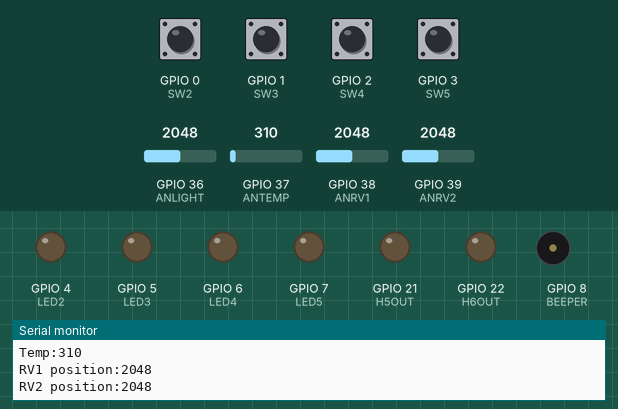
A sketch run on a simulated ESP32. Shown: output pins drawn as LEDs (lit = HIGH), buzzer (waves = sounding), the last lines printed to the serial monitor. The inputs (shaded band) are chosen by the test bench; at power-on: GPIO 0 (SW2), GPIO 1 (SW3), GPIO 2 (SW4), GPIO 3 (SW5) HIGH, GPIO 36 (ANLIGHT) = 2048, GPIO 37 (ANTEMP) = 310, GPIO 38 (ANRV1) = 2048, GPIO 39 (ANRV2) = 2048.

Above: at 1.2 s.
1.3 s: GPIO 0 (SW2) pulled LOW for 0.25 s
At 1.48 s:
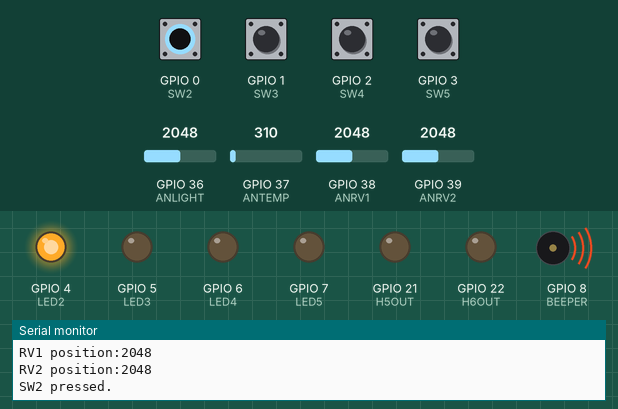
3.1 s: GPIO 1 (SW3) pulled LOW for 0.25 s
At 3.26 s:
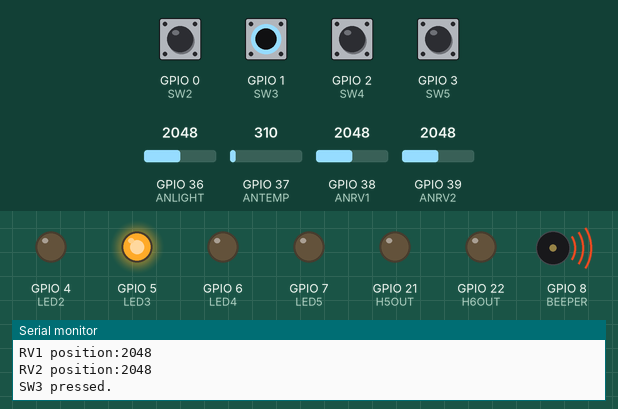
4.8 s: GPIO 2 (SW4) pulled LOW for 0.25 s
At 5.02 s:
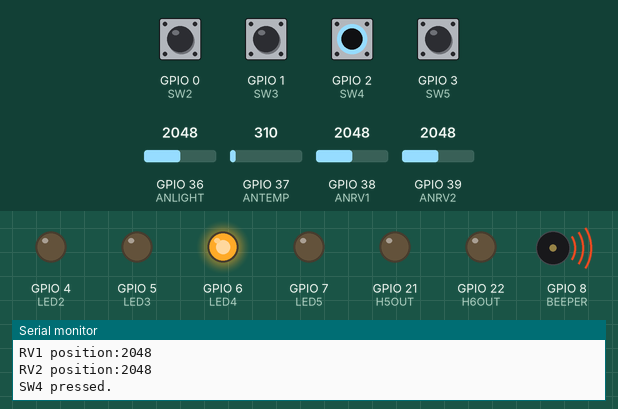
6.5 s: GPIO 3 (SW5) pulled LOW for 0.25 s
At 6.72 s:
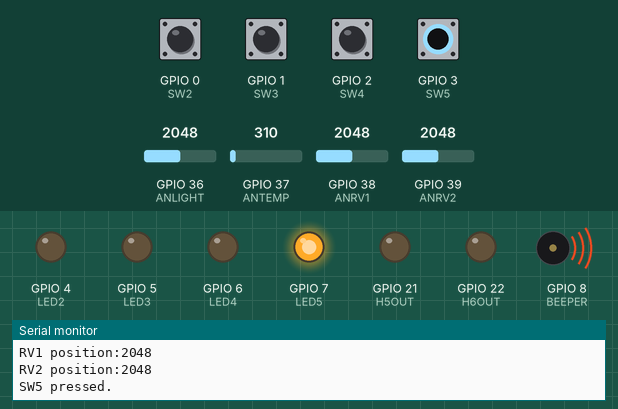
8.2 s: GPIO 0 (SW2) pulled LOW for 1 s
At 9.1 s:
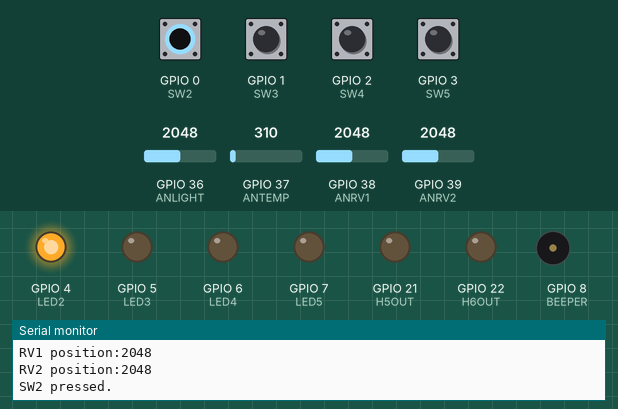
10.7 s: GPIO 1 (SW3) pulled LOW for 1 s
At 11.6 s:
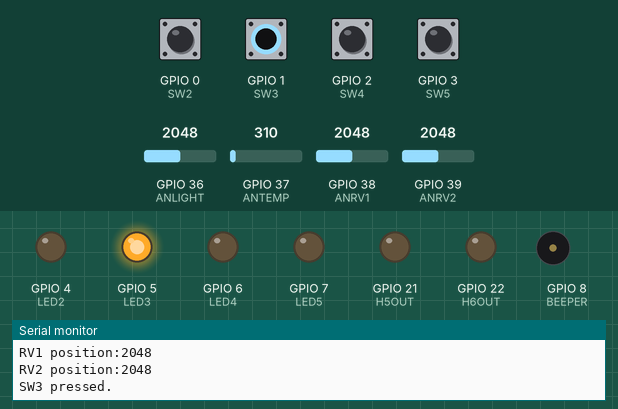
Timing chart, 0 to 13.7 s (numbered marks = the images above; inputs shaded):
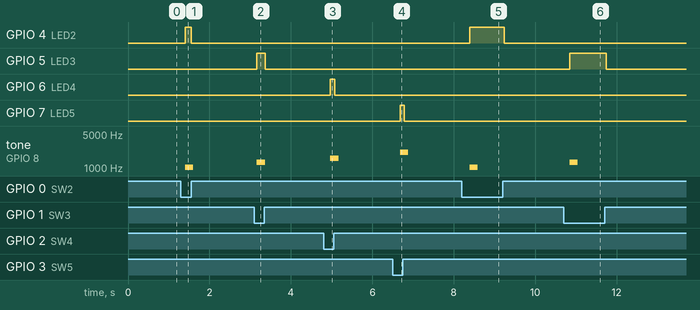

The sketch:

BEAPER-Nano-IO-Test.ino
```cpp
 /*
 Project:   BEAPER-Nano-IO-Test
 Date:      August 12, 2024

 Test on-board BEAPER Nano I/O devices, plus starter robot functions.
*/

// BEAPER I/O (input/output) pin settings
// Define BEAPER pins used for human interface devices
const int SW2 = 0;            // Pushbuttons
const int SW3 = 1;
const int SW4 = 2;
const int SW5 = 3;

const int LED2 = 4;           // LEDs
const int LED3 = 5;
const int LED4 = 6;
const int LED5 = 7;

const int BEEPER = 8;         // Piezo beeper LS1

const int M1A = 4;            // Motor driver outputs (I/O pins shared with LEDs)
const int M1B = 5;
const int M2A = 6;
const int M2B = 7;

const int H1 = 21;            // 3.3V Analog header pins (shared with 5V digital output pins)
const int H2 = 23;
const int TRIG = 23;          // SONAR module TRIG pin
const int H3 = 24;
const int ECHO = 24;          // SONAR module ECHO pin
const int H4 = 22;

const int H5OUT = 21;         // 5V Digital/Servo output header pins (Same as 3.3V Analog header pins)
const int H6OUT = 22;
const int H7OUT = 23;
const int H8OUT = 24;

// Define BEAPER Analog input devices. Each analog input device is defined by both a mnemonic and
// its part reference: e.g. ANLIGHT/ANQ4 both refer to ambient light sensor Q4.
// Use jumpers JP1-JP4 to secect between pairs of analog input devices.
const int ANLIGHT = A0;       // ANLIGHT = AN(alog) ambient LIGHT sensor Q4
const int ANQ4 = A0;          // Analog phototransistor Q4 (same as above)
const int ANLFLOOR = A0;      // ANLFLOOR = AN(alog) L(eft) FLOOR sensor Q1
const int ANQ1 = A0;          // Floor sensor phototransistor Q1 on left sensor module (same as above)

const int ANTEMP = A1;        // ANTEMP = AN(alog) TEMP(erature) sensor U4
const int ANU4 = A1;          // Analog temperature sensor U4
const int ANLLINE  = A1;      // ANLLINE = AN(alog) L(eft) LINE sensor Q2
const int ANQ2 = A1;          // Left line sensor phototransistor Q2 on right sensor module

const int ANLPOT = A2;        // ANLPOT = AN(alaog) L(eft) POT(entiometer) RV1
const int ANRV1 = A2;         // Analog left potentiometer RV1
const int ANRFLOOR = A2;      // ANRFLOOR = AN(alog) R(ight) FLOOR sensor Q3
const int ANRLINE = A2;       // ANRLINE = AN(alog) R(ight) LINE sensor Q3
const int ANQ3 = A2;          // Right line/floor sensor phototransistor Q3 on right sensor module

const int ANRPOT = A3;        // ANRPOT = AN(alog) R(ight) POT(entiometer) RV2
const int ANRV2 = A3;         // Analog right potentiometer RV2
const int ANVDIV = A3;        // ANVDIV = AN(alog) battery V(oltage) DIV(ider) - R25 & R26
const int ANVBATT = A3;       // ANVBATT = AN(alog) V(oltage), BATT(ery) - from R25 & R26

// Pre-defined Arduino Nano ESP32 LEDS
// LED_BUILTIN (D13)          // Yellow LED
// LED_BLUE                   // RGB LED blue element (active LOW)
// LED_GREEN                  // RGB LED green element (active LOW)
// LED_RED                    // RGB LED red element(acive LOW)

// Define input variables
int SW2State;                 // Pushbutton states
int SW3State;
int SW4State;
int SW5State;

int rawLight;                 // Analog input levels
int rawTemp;
int posRV1;
int posRV2;

void setup(void) {
  Serial.begin(115200);       // Start serial port

  // Initialize I/O pin directions/types
  pinMode(SW2, INPUT_PULLUP);
  pinMode(SW3, INPUT_PULLUP);
  pinMode(SW4, INPUT_PULLUP);
  pinMode(SW5, INPUT_PULLUP);
  pinMode(LED2, OUTPUT);
  pinMode(LED3, OUTPUT);
  pinMode(LED4, OUTPUT);
  pinMode(LED5, OUTPUT);
  pinMode(BEEPER, OUTPUT);
  pinMode(ECHO, INPUT);
  pinMode(TRIG, OUTPUT);
  pinMode(H5OUT, OUTPUT);
  pinMode(H6OUT, OUTPUT);

  analogWriteResolution(12);  // Match analogRead() resolution for ESP32
  Serial.println(F("Starting BEAPER"));
}

void loop() {
  SW2State = digitalRead(SW2);
  SW3State = digitalRead(SW3);
  SW4State = digitalRead(SW4);
  SW5State = digitalRead(SW5);

  if(SW2State == LOW) {
    digitalWrite(LED2, HIGH);
    Serial.println("SW2 pressed.");
    tone(BEEPER, 1047, 200);
    while(SW2State == LOW) {
      delay(50);
      SW2State = digitalRead(SW2);
    }
    digitalWrite(LED2, LOW);
    Serial.println("SW2 released.");
  }

  if(SW3State == LOW) {
    digitalWrite(LED3, HIGH);
    Serial.println("SW3 pressed.");
    tone(BEEPER, 1319, 200);
    while(SW3State == LOW) {
      delay(50);
      SW3State = digitalRead(SW3);
    }
    digitalWrite(LED3, LOW);
    Serial.println("SW3 released.");
  }

  if(SW4State == LOW) {
    digitalWrite(LED4, HIGH);
    Serial.println("SW4 pressed.");
    tone(BEEPER, 1568, 200);
    while(SW4State == LOW) {
      delay(50);
      SW4State = digitalRead(SW4);
    }
    digitalWrite(LED4, LOW);
    Serial.println("SW4 released.");
  }

  if(SW5State == LOW) {
    digitalWrite(LED5, HIGH);
    Serial.println("SW5 pressed.");
    tone(BEEPER, 2093, 200);
    while(SW5State == LOW) {
      delay(50);
      SW5State = digitalRead(SW5);
    }
    digitalWrite(LED5, LOW);
    Serial.println("SW5 released.");
  }

  // Read analog input levels
  rawLight = analogRead(ANLIGHT);
  rawTemp = analogRead(ANTEMP);
  posRV1 = analogRead(ANRV1);
  posRV2 = analogRead(ANRV2);

  Serial.print("Light:");
  Serial.println(rawLight);
  Serial.print("Temp:");
  Serial.println(rawTemp);
  Serial.print("RV1 position:");
  Serial.println(posRV1);
  Serial.print("RV2 position:");
  Serial.println(posRV2);
  Serial.println();

  delay(200);

  // Analog output can be 8-bit, or 12 bit when using 'analogWriteResolution(12);'
  // analogWrite(H5OUT, map(posRV1, 0, 4095, 0, 255)); // Map to 8 bits, or
  // analogWrite(H5OUT, posRV1);     // Output as 12 bits

  // Make periodic servo pulses without interrupts or PWM
  //if(millis() - servoTimer > 15) {
  //  servoTimer = millis();
  //  servoWrite(H5OUT, map(posRV1, 0, 4095, 0, 90));
  //  servoWrite(H6OUT, map(posRV2, 0, 4095, 0, 90));
  //}
}

// Sample robot-related functions

// Create a servo pulse on the specified servo pin. Map pulse duration to degrees.
// Example use: servoWrite(H5OUT, 45);
// -> creates a 1500us servo pulse on BEAPER Nano header pin H5 (using 90 deg servos).
void servoWrite(int servo, int deg) {
  int pulse = map(deg, 0, 90, 1000, 2000);  // For 90 degree standard servos
  // int pulse = map(deg, 0, 180, 500, 2500);  // For 180 degree servos
  digitalWrite(servo, HIGH);
  delayMicroseconds(pulse);
  digitalWrite(servo, LOW);
}

// Return range to the closest target in cm. Limit search range to max distance (cm).
// Example usage: cm = sonarRange(100);  -> returns distance to closest target
// within 100cm, or returns 0 if a target is beyond the specified range or if no
// target is found. Returns -1 if the SONAR module is not ready.
int sonarRange(int max) {
  if(digitalRead(ECHO) == HIGH) {
    return -1;                // ECHO in progress. Return error code.
  }
  digitalWrite(TRIG, HIGH);   // All clear? Trigger a new SONAR ping
  delayMicroseconds(10);
  digitalWrite(TRIG, LOW);
  // Time ECHO pulse duration. Includes TRIG setup and transmit time in the time-out value.
  // Some 3.3V HC-SR04P modules have 2x longer setup time than 5V HC-SR04 modules.
  unsigned long duration = pulseIn(ECHO, HIGH, max * 58 + 2320);
  if(duration == 0) {
    return 0;                 // Return 0 if no target is within max range
  }
  return (int(duration / 58));	// Return distance to target
}

// Motor stop function
void stop() {
  digitalWrite(M1A, LOW);
  digitalWrite(M1B, LOW);
  digitalWrite(M2A, LOW);
  digitalWrite(M2B, LOW);
}

// Motor forward function
void goFwd() {
  digitalWrite(M1A, HIGH);
  digitalWrite(M1B, LOW);
  digitalWrite(M2A, LOW);
  digitalWrite(M2B, HIGH);
}
```

Measured:
- after the input at 1.3 s, GPIO 4 (LED2): LOW → HIGH after 0.11 s, → LOW 0.15 s later; tone on GPIO 8 (BEEPER): silent → 1047 Hz after 0.11 s, → silent 0.20 s later
- after the input at 3.1 s, GPIO 5 (LED3): LOW → HIGH after 0.06 s, → LOW 0.20 s later; tone on GPIO 8 (BEEPER): silent → 1319 Hz after 0.06 s, → silent 0.20 s later
- after the input at 4.8 s, GPIO 6 (LED4): LOW → HIGH after 0.17 s, → LOW 0.10 s later; tone on GPIO 8 (BEEPER): silent → 1568 Hz after 0.17 s, → silent 0.20 s later
- after the input at 6.5 s, GPIO 7 (LED5): LOW → HIGH after 0.18 s, → LOW 0.10 s later; tone on GPIO 8 (BEEPER): silent → 2093 Hz after 0.18 s, → silent 0.20 s later
- after the input at 8.2 s, GPIO 4 (LED2): LOW → HIGH after 0.19 s, → LOW 0.85 s later; tone on GPIO 8 (BEEPER): silent → 1047 Hz after 0.19 s, → silent 0.20 s later
- after the input at 10.7 s, GPIO 5 (LED3): LOW → HIGH after 0.14 s, → LOW 0.90 s later; tone on GPIO 8 (BEEPER): silent → 1319 Hz after 0.14 s, → silent 0.20 s later
